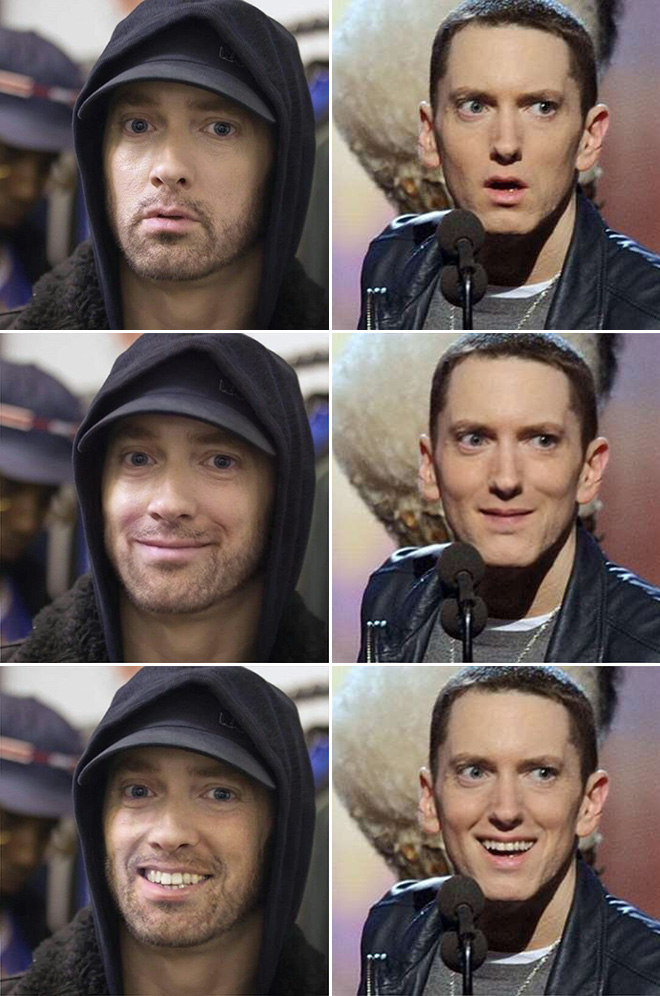
#> input picture Original image.jpg, 660 x 996 px, given in place of eminem.jpg, which was not available
$ jupyter execute 'Face, Eyes and Smile detection in an image.ipynb'
#> lines starting #> are read from the running program, lines starting #| are printed output that depends on the picture; after the words box and inside, x2 and y2 are one past the last pixel; in counts of white or black regions, pixels touching at a corner belong together; pictures that were not available may be replaced by others from this repository, and a replacement may not be noted
[cell 1]
# Face, Eyes and Smile detection in an image.

import cv2
face_cascade = cv2.CascadeClassifier('haarcascade_frontalface_default.xml')
eye_cascade = cv2.CascadeClassifier('haarcascade_eye.xml')
smile_cascade = cv2.CascadeClassifier('haarcascade_smile.xml')


# Reading the image and converting it to gray scale image

img = cv2.imread('eminem.jpg')
#> img is the input picture: shape (996, 660, 3); mean B, G, R 89, 92.8, 105.8
gray = cv2.cvtColor(img, cv2.COLOR_BGR2GRAY)
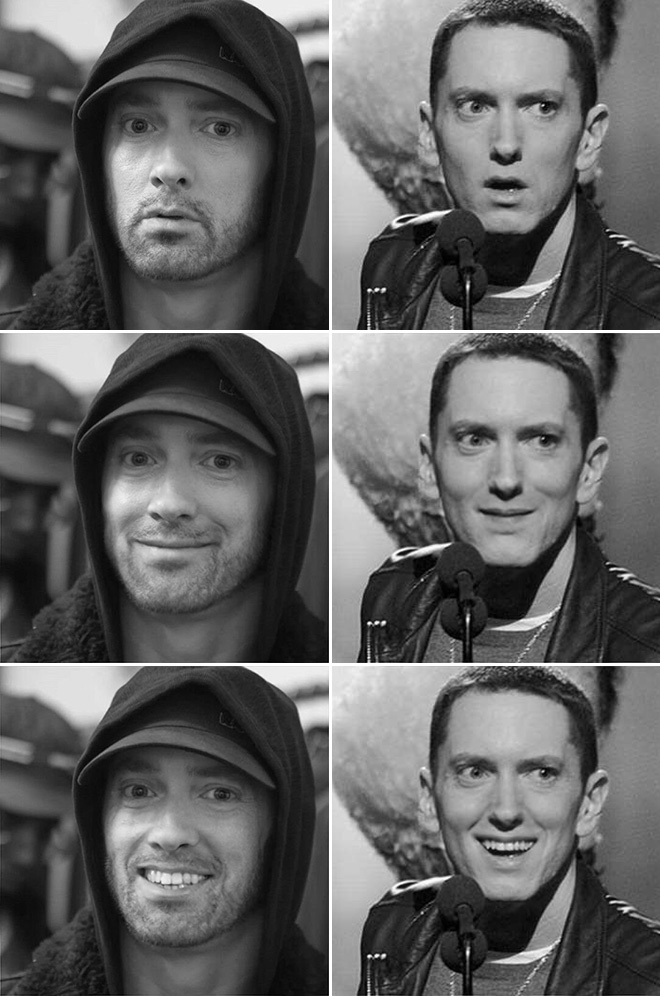
#> gray: shape (996, 660); min 0, max 255, mean 96.3


# parameter 1.3 = scaling parameter
# parameter 5 = naming parameter
# faces below will be storing x,y coordinates of the image of the face

faces = face_cascade.detectMultiScale(gray,1.3,5)
#> faces = [[420, 37, 177, 177], [71, 50, 217, 217], [416, 366, 186, 186], [418, 701, 179, 179], [71, 380, 223, 223], [77, 711, 216, 216]]

# Ploting a rectangle around detected faces

for (x,y,w,h) in faces:
    img = cv2.rectangle(img,(x,y),(x+w,y+h),(255,0,0),2)

    #creating region of interest for gray face image

    roi_gray = gray[y:y+h,x:x+w]

    #creating region of interest for the colored image

    roi_color = img[y:y+h,x:x+w]

    #detecting eyes in the already detected face

    eyes = eye_cascade.detectMultiScale(roi_gray,1.2,20 )

    #Ploting rectangle over detected eyes

    for (ex,ey,ew,eh) in eyes:
         cv2.rectangle(roi_color,(ex,ey),(ex+ew,ey+eh),(0,255,0),2)

    #similar for smile

    smile = smile_cascade.detectMultiScale(roi_gray,1.7,20 )

    for (sx,sy,sw,sh) in smile:
         cv2.rectangle(roi_color,(sx,sy),(sx+sw,sy+sh),(0,0,255),2)
#> this loop made 6 passes
#> (x, y, w, h, eyes, smile) on passes 3 to 6: (416, 366, 186, 186, [[31, 46, 52, 52], [97, 47, 51, 51]], [[40, 119, 104, 52]]), (418, 701, 179, 179, [[28, 43, 54, 54]], [[39, 116, 104, 52]]), (71, 380, 223, 223, [[41, 54, 48, 48], [119, 51, 59, 59]], [[46, 141, 104, 52]]), (77, 711, 216, 216, [[115, 59, 47, 47]], [[44, 140, 104, 52]])
#> (x, y, w, h, eyes) on passes 1 to 2: (420, 37, 177, 177, [[26, 42, 52, 52], [98, 45, 47, 47]]), (71, 50, 217, 217, [[120, 51, 52, 52], [43, 50, 50, 50]])
#> pass 1, `img = cv2.rectangle(img,(x,y),(x+w,y+h),(255,0,0),2)`:
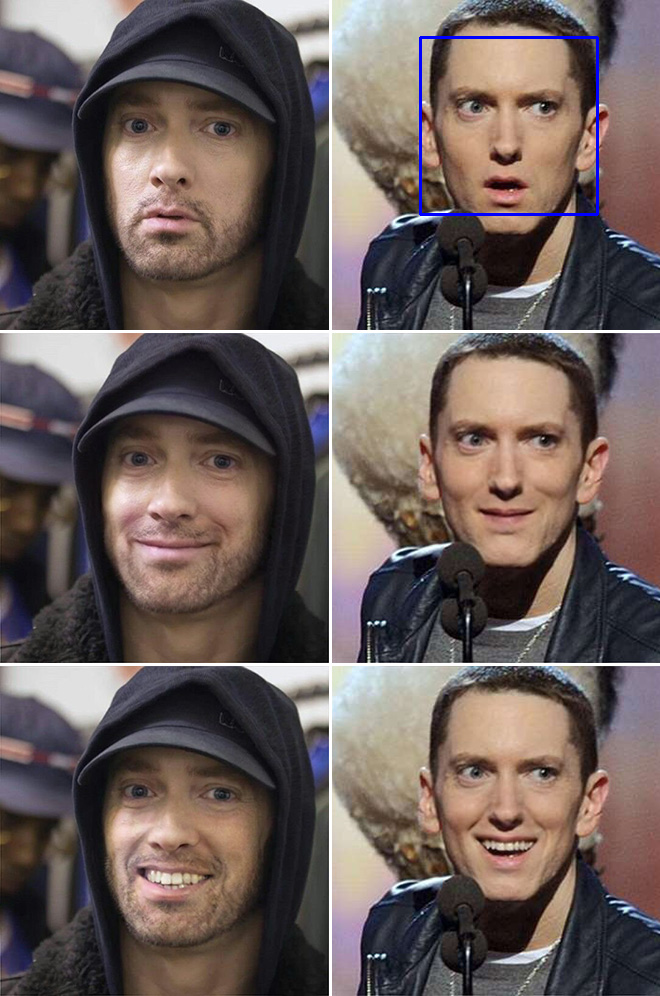
#> img: shape (996, 660, 3); 0.32% of pixels changed, all inside (x1, y1, x2, y2) = (419, 36, 599, 216)
#> pass 1, `roi_gray = gray[y:y+h,x:x+w]`:
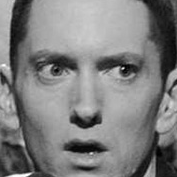
#> roi_gray: shape (177, 177); min 0, max 254, mean 126.6
#> pass 1, `roi_color = img[y:y+h,x:x+w]`:
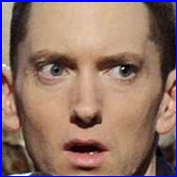
#> roi_color: shape (177, 177, 3); mean B, G, R 104.4, 115.4, 145.7
#> pass 2, `img = cv2.rectangle(img,(x,y),(x+w,y+h),(255,0,0),2)`:
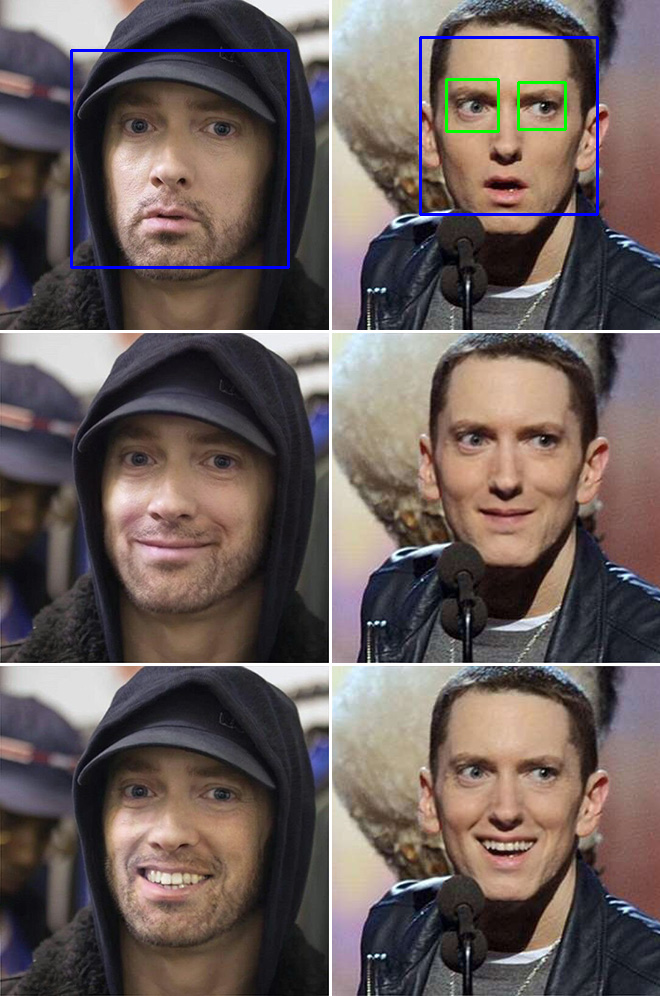
#> img: shape (996, 660, 3); 0.58% of pixels changed, all inside (x1, y1, x2, y2) = (70, 49, 567, 269)
#> after the loop:
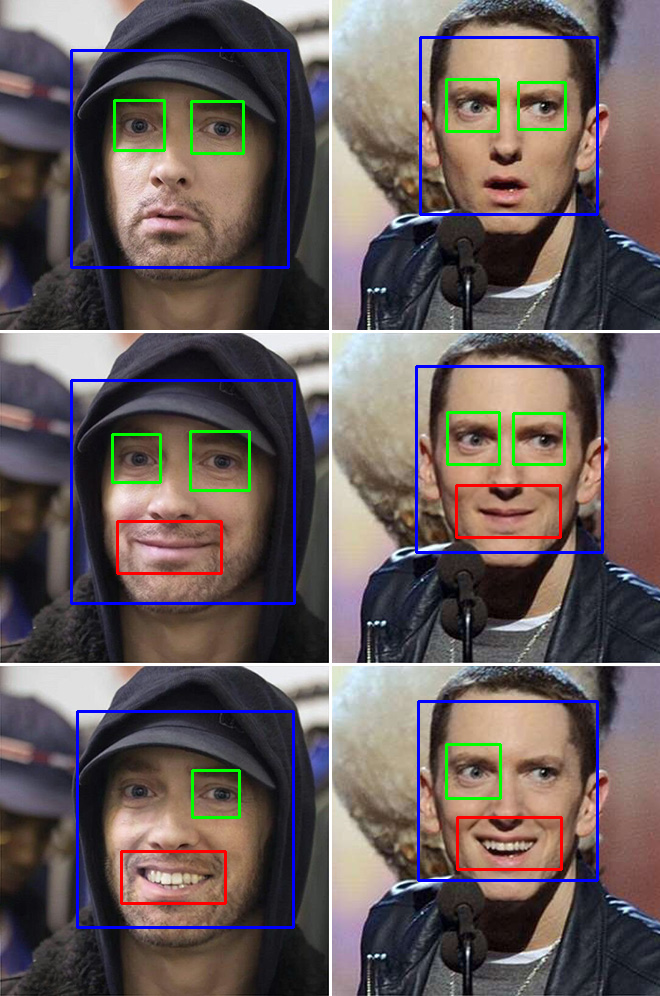
#> img: shape (996, 660, 3); 2.78% of pixels changed, all inside (x1, y1, x2, y2) = (70, 99, 604, 929)
#> after the loop:
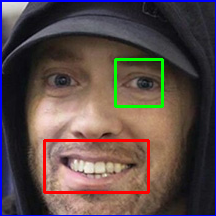
#> roi_color: shape (216, 216, 3); mean B, G, R 73.4, 75.1, 92
#> after the loop:
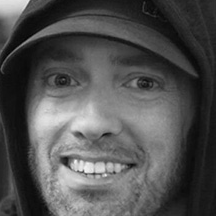
#> roi_gray: shape (216, 216); min 1, max 248, mean 81

cv2.imshow('img',img)
cv2.waitKey(0)
cv2.destroyAllWindows()

#saving the image
status = cv2.imwrite('Detected Image.jpeg',img)
